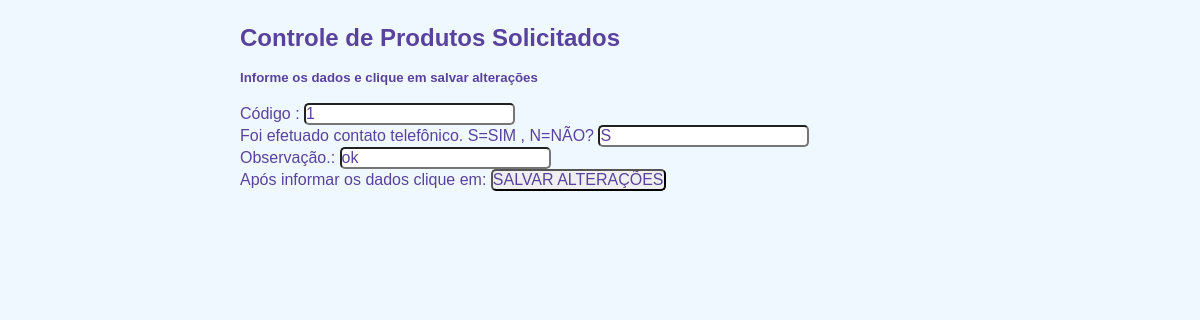
Page /ed.php?prods_id=1 on the committed database.
### tables this page shows
CREATE TABLE `tabprodsolic` (
  `prods_id` int(11) NOT NULL,
  `prodsolic` varchar(50) NOT NULL,
  `qde` int(5) NOT NULL,
  `dt_registro` datetime NOT NULL DEFAULT current_timestamp(),
  `ag_benef` int(1) NOT NULL,
  `us_id` int(11) NOT NULL,
  `nomeb` varchar(50) NOT NULL,
  `foneb` varchar(50) NOT NULL,
  `ct` varchar(1) NOT NULL,
  `rec` varchar(3) NOT NULL
);

### ed.php (the view, shortened to what this page needs)
<html>
<head>
	<link rel="stylesheet" type="text/css" href="formulario.css" media="screen">
</head>
<body>
<h2> Controle de Produtos Solicitados </h2>
<br>
<h5> Informe os dados e clique em salvar alterações </h5>
<br>
<?php
include("conexao.php");
$id = $_GET["prods_id"];
settype($id, "integer");
$sql = "select * from tabprodsolic where prods_id = $id";
$query = $conexao->query($sql);
	while ($dados = $query->fetch_assoc()) {
	$id = $dados["prods_id"];
	$ct = $dados["ct"];
	$rec = $dados["rec"];
?>
<form id="form1" name="form1" method="post" action="salvar_ed.php">
Código : <input type="text" readonly name="id" id="id" value="<?php echo $id;?>" /><br>
Foi efetuado contato telefônico. S=SIM , N=NÃO? <input type="text" name="ct" placeholder="Código" id="ct" value="<?php echo $ct;?>" /><br>
Observação.: <input type="text" name="rec" id="rec" value="<?php echo $rec;?>" /><br>
Após informar os dados clique em: <input type="submit" onClick="return confirm('Deseja atualizar o registro?');" name="Submit" value="SALVAR ALTERAÇÕES" id="button-form" />
 </form>
<?php } ?>
</body>
</html>

### formulario.css (style rules this page uses)
* { margin: 0; padding: 0; }
body { background-color: #F0F8FF; font-family: sans-serif; font-size: 1em; color: #59429d; margin-left: 20%; margin-top: 2%; justify-content: center; }
input, select, textarea, button { font-family: sans-serif; font-size: 1em; color: #59429d; border-radius: 5px; }

### rows in the picture
tabprodsolic: id "1", ct "S", rec "ok"
